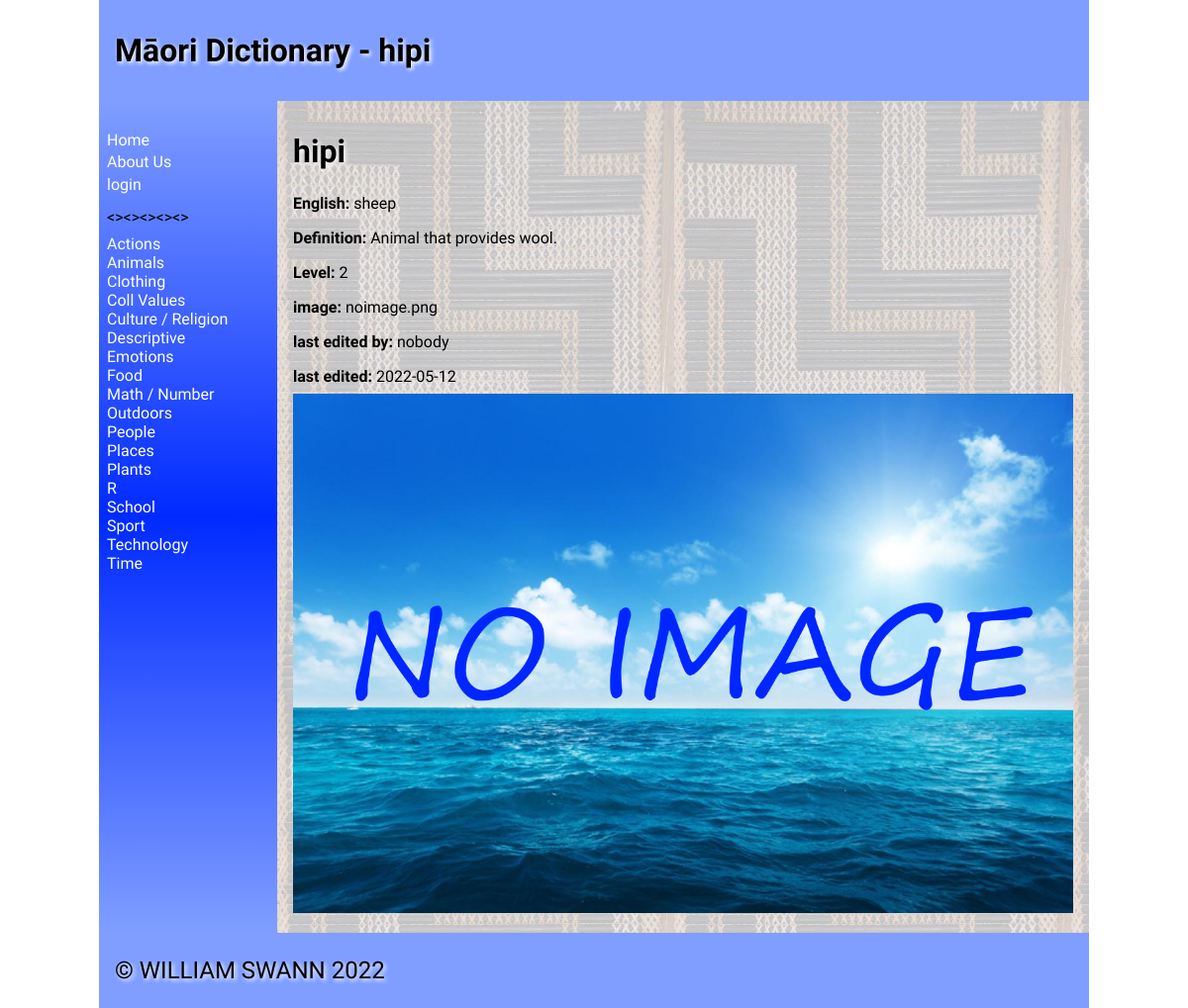
Page /name/42 on the committed database.
### tables this page shows
CREATE TABLE "product"
(
    name_id    integer
        constraint product_pk
            primary key autoincrement,
    name       varchar(30),
    english    varchar(30),
    definition varchar(300),
    level      integer,
    image      varchar(100),
    cata_id    integer
        constraint product_catalist_cata_id_fk
            references catalist
            on update cascade on delete cascade,
    date_time  datetime,
    edited_by  varchar(30)
);

CREATE TABLE "catalist"
(
    catali  varchar(30),
    cata_id integer
        constraint catalist_pk
            primary key autoincrement
);

### app.py (the view, shortened to what this page needs)
@app.route("/name/<name_id>", methods=["GET", "POST"])  # displays the word selected by the user
def render_maoriword(name_id):
    cata_list = sidenav1()  # showing categories
    con = create_connection(DB_NAME)
    query = """SELECT name_id, name, english, cata_id, definition, level,
     image, date_time,edited_by FROM product WHERE name_id=? ORDER BY name"""
    cur = con.cursor()
    cur.execute(query, (name_id,))
    maori_list = cur.fetchall()
    query = """SELECT cata_id, catali FROM catalist WHERE cata_id=?"""  # finding the category name and info
    cur = con.cursor()
    cur.execute(query, (maori_list[0][3],))
    cata_names_list = cur.fetchall()  # putting names into list
    return render_template("name.html", cata_names_list=cata_names_list, catagories=cata_list, maori=maori_list,
                           logged_in=is_logged_in(), teacher=is_teacher())

### app.py (called while the page is built)
def create_connection(db_file):  # connect to the database
    try:
        connection = sqlite3.connect(db_file)
        return connection
    except Error as e:
        print(e)
    return None

def sidenav1():  # this function grabs all of the items from the product table and puts them into a list for the sidenav
    con = create_connection(DB_NAME)
    query = """SELECT cata_id, catali FROM catalist ORDER BY catali"""
    cur = con.cursor()
    cur.execute(query)
    cata_list = cur.fetchall()
    con.commit()
    con.close()
    return cata_list

def is_logged_in():  # checking session for email to determine if a user is logged in
    if session.get("email") is None:
        print("not logged in")
        return False
    else:
        print("logged in")
        return True

def is_teacher():  # checking session for email to determine if the user is a teacher
    if session.get("teacher") == "on":
        print("is Teacher")
        return True
    else:
        print("not Teacher")
        return False

### templates/name.html (shortened to what this page needs)
{% extends 'base1.html' %}
{% block heading %} - {{ maori[0][1] }}{% endblock %}
{% block main %}
           {% for product in maori%}
                <h1>{{ product[1] }}</h1>
                <p><strong>English: </strong>{{ product[2] }}</p>
                <p><strong>Definition: </strong>{{ product[4] }}</p>
                <p><strong>Level: </strong>{{ product[5] }}</p>
                <p><strong>image: </strong>{{ product[6] }}</p>
                <p><strong>last edited by: </strong>{{ product[8] }}</p>
                <p><strong>last edited: </strong>{{ product[7] }}</p>
                <img src="/static/images/{{ product[6] }}">
                {%endfor%}
{% endblock %}

### templates/base1.html (shortened to what this page needs)
<!doctype html>
<html lang="en">
<head>
	<link href="{{ url_for('static', filename='style.css') }}" rel="stylesheet">
</head>
<body>
	<div id="container">
		<header>
			<h1>Māori Dictionary{% block heading %}{% endblock %}</h1>
		</header>
		<nav>
			<ul>
                <li><a href="\">Home</a></li>
            <a href="/contact">About Us</a><li>
			{% if logged_in %}
			<a href="/logout">logout</a><li>
			{% else %}
            <a href="/login">login</a><li>
			{% endif %}
				<p><><><><><></p>
			{% for catalist in catagories %}
        <div>
            <a href="/catagories/{{ catalist[0] }}">{{ catalist[1] }}</a>
        </div>
    		{% endfor %}
			</ul>
		</nav>
		<main>
            {% block main%}{% endblock %}
        </main>
		<footer>
			<p>
				&copy; WILLIAM SWANN 2022
			</p>
		</footer>
	</div>
</body>
</html>

### static/style.css (style rules this page uses)
* { font-family: Comfortaa, sans-serif; margin: 0; padding: 0; box-sizing: border-box; }
#container { display: grid; grid-template-columns: 75px auto; grid-template-areas: 'nav header' 'main main' 'footer footer'; }
header { grid-area: header; background-color: #809eff; padding: 1rem; }
nav { grid-area: nav; }
main { grid-area: main; padding: 1rem; background-color: #edd; }
h1, h2, h3, h4 { padding: 1rem 0; font-family: 'Suez One', serif; color: #000; text-shadow: 2px 2px 4px #fff; }
p { padding: 0.5rem 0; }
a { color: #222; }
img { width: 100%; }
footer { grid-area: footer; padding: 1rem; background-color: #809eff; }
footer p { color: #000000; text-shadow: 2px 2px 4px #fff; font-size: 1.5rem; }
@media only screen and (min-width: 768px) { #container { grid-template-columns: 180px auto; grid-template-areas: 'header header' 'nav main' 'footer footer'; } }
@media only screen and (min-width: 768px) { nav { background: linear-gradient(180deg, rgb(128, 158, 255) 0%, rgb(0, 42, 255) 50%, rgb(128, 158, 255) 100%); padding: 0.5rem; } }
@media only screen and (min-width: 768px) { nav ul { list-style: none; } }
@media only screen and (min-width: 768px) { nav li { padding: 0.2rem 0; } }
@media only screen and (min-width: 768px) { nav a { color: #fff; text-decoration: none; } }
@media only screen and (min-width: 768px) { main { background-image: url('poutama.jpg'); background-color: rgba(0, 59, 255, 0.18); } }
@media only screen and (min-width: 1000px) { #container { width: 1000px; margin: auto; } }

### rows in the picture
product: name "hipi", english "sheep", definition "Animal that provides wool.", level "2", image "noimage.png", edited_by "nobody", date_time "2022-05-12", image (placeholder picture)
catalist: catali "Actions"
catalist: catali "Animals"
catalist: catali "Clothing"
catalist: catali "Coll Values"
catalist: catali "Culture / Religion"
catalist: catali "Descriptive"
catalist: catali "Emotions"
catalist: catali "Food"
catalist: catali "Math / Number"
catalist: catali "Outdoors"
catalist: catali "People"
catalist: catali "Places"
catalist: catali "Plants"
catalist: catali "R"
catalist: catali "School"
catalist: catali "Sport"
catalist: catali "Technology"
catalist: catali "Time"
